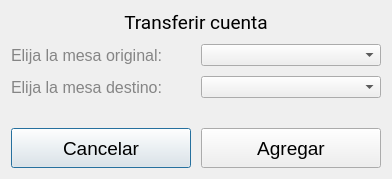
<?xml version="1.0" encoding="UTF-8"?>
<ui version="4.0">
 <class>mesero_cambiar_cuenta_mesa</class>
 <widget class="QDialog" name="mesero_cambiar_cuenta_mesa">
  <property name="geometry">
   <rect>
    <x>0</x>
    <y>0</y>
    <width>392</width>
    <height>179</height>
   </rect>
  </property>
  <property name="windowTitle">
   <string>Dialog</string>
  </property>
  <layout class="QVBoxLayout" name="verticalLayout_2">
   <item>
    <layout class="QVBoxLayout" name="verticalLayout">
     <property name="spacing">
      <number>10</number>
     </property>
     <item>
      <widget class="QLabel" name="titulo">
       <property name="font">
        <font>
         <family>Roboto</family>
         <pointsize>14</pointsize>
        </font>
       </property>
       <property name="text">
        <string>Transferir cuenta</string>
       </property>
       <property name="alignment">
        <set>Qt::AlignCenter</set>
       </property>
      </widget>
     </item>
     <item>
      <layout class="QHBoxLayout" name="horizontalLayout_3">
       <item>
        <widget class="QLabel" name="titulo_3">
         <property name="font">
          <font>
           <pointsize>12</pointsize>
          </font>
         </property>
         <property name="styleSheet">
          <string notr="true">color: rgb(133, 133, 133);</string>
         </property>
         <property name="text">
          <string>Elija la mesa original:</string>
         </property>
        </widget>
       </item>
       <item>
        <widget class="QComboBox" name="comboBox"/>
       </item>
      </layout>
     </item>
     <item>
      <layout class="QHBoxLayout" name="horizontalLayout_4">
       <item>
        <widget class="QLabel" name="titulo_4">
         <property name="font">
          <font>
           <pointsize>12</pointsize>
          </font>
         </property>
         <property name="styleSheet">
          <string notr="true">color: rgb(133, 133, 133);</string>
         </property>
         <property name="text">
          <string>Elija la mesa destino:</string>
         </property>
        </widget>
       </item>
       <item>
        <widget class="QComboBox" name="comboBox_2"/>
       </item>
      </layout>
     </item>
     <item>
      <spacer name="verticalSpacer_7">
       <property name="orientation">
        <enum>Qt::Vertical</enum>
       </property>
       <property name="sizeHint" stdset="0">
        <size>
         <width>20</width>
         <height>40</height>
        </size>
       </property>
      </spacer>
     </item>
     <item>
      <layout class="QHBoxLayout" name="horizontalLayout">
       <item>
        <widget class="QPushButton" name="btnSecundaio">
         <property name="minimumSize">
          <size>
           <width>160</width>
           <height>40</height>
          </size>
         </property>
         <property name="font">
          <font>
           <pointsize>14</pointsize>
          </font>
         </property>
         <property name="text">
          <string>Cancelar</string>
         </property>
        </widget>
       </item>
       <item>
        <widget class="QPushButton" name="btnPrimario">
         <property name="minimumSize">
          <size>
           <width>160</width>
           <height>40</height>
          </size>
         </property>
         <property name="font">
          <font>
           <pointsize>14</pointsize>
          </font>
         </property>
         <property name="text">
          <string>Agregar</string>
         </property>
        </widget>
       </item>
      </layout>
     </item>
    </layout>
   </item>
  </layout>
 </widget>
 <resources/>
 <connections/>
</ui>
